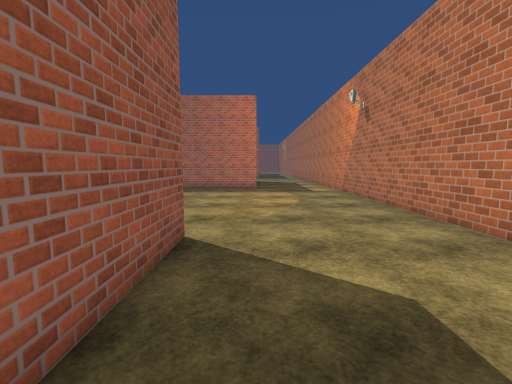
view 1 (above)

17 first-person views from a walk through a scene from a Unity 3-D project. The camera is 1.5 m above the floor, tilts 6° down and sees 90° across. The floor is counted in squares, 1 m on a side. Each view is taken from the middle of a square. On the plan, view 1 faces up. The plan holds only what a view shows up to about 13 squares ahead; the rest is blank. The place goes on beyond the plan. Some surface patterns are stand-ins.

view 2
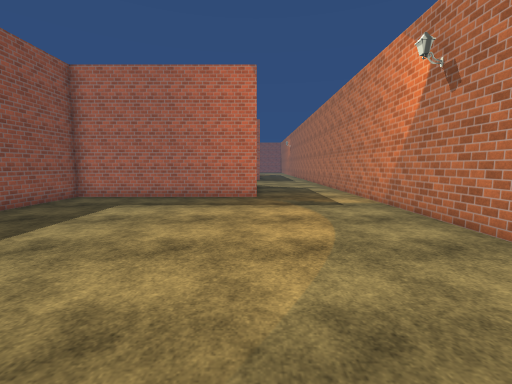

view 3
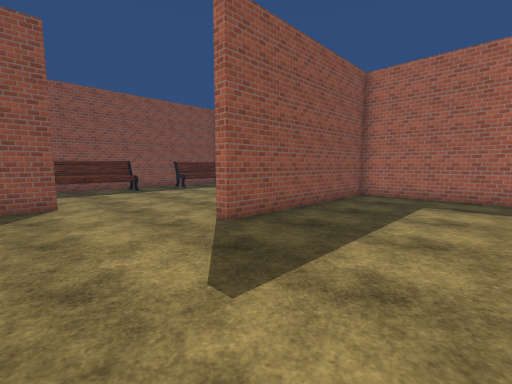

view 4
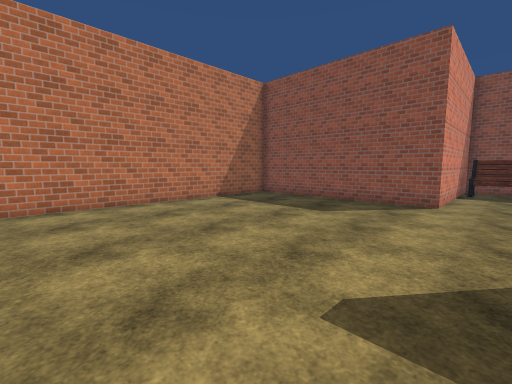

view 5
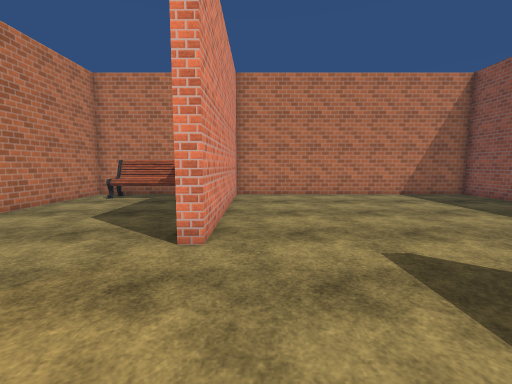

view 6
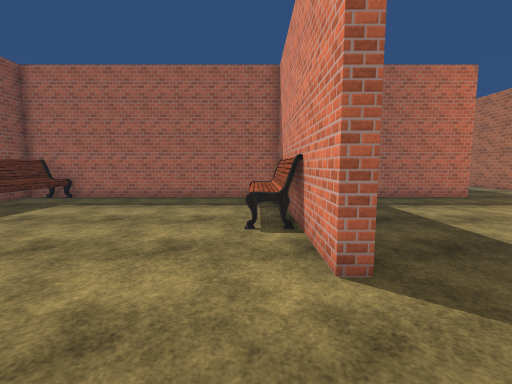

view 7
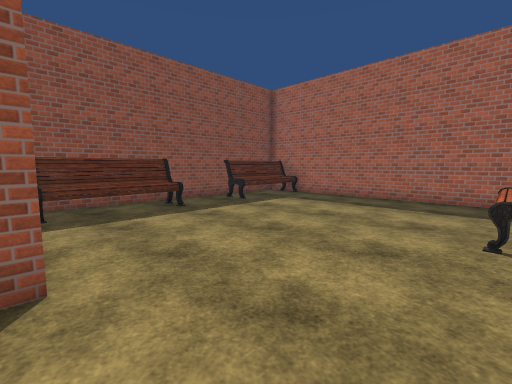

view 8
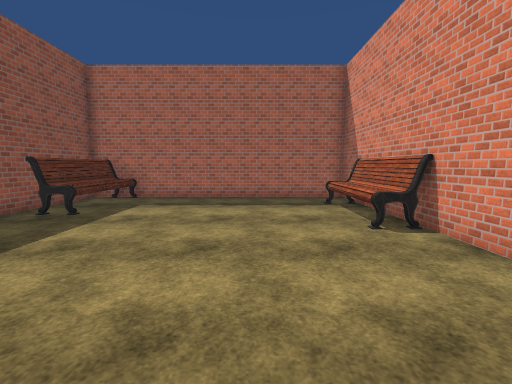

view 9
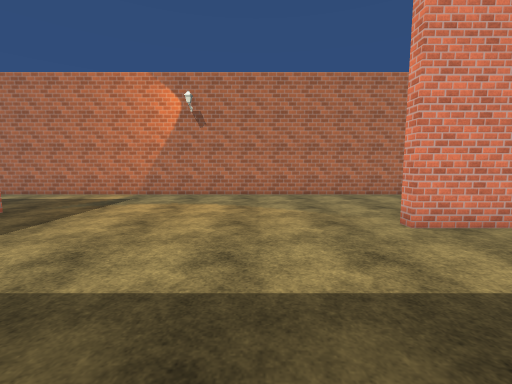

view 10
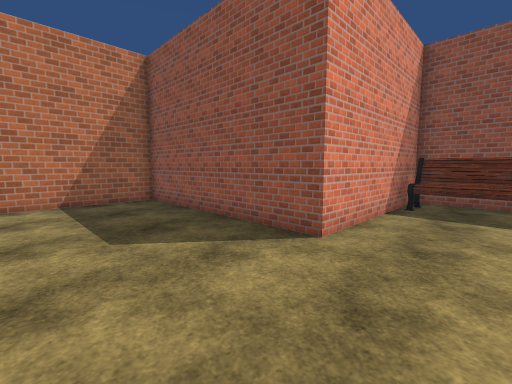

view 11
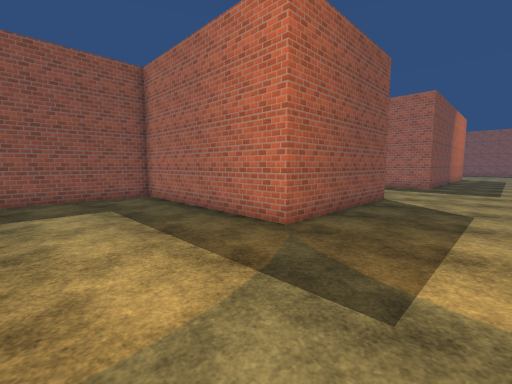

view 12
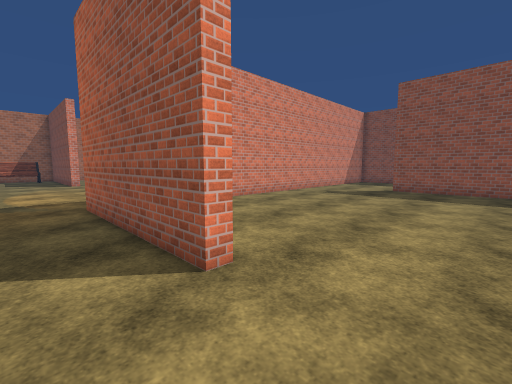

view 13
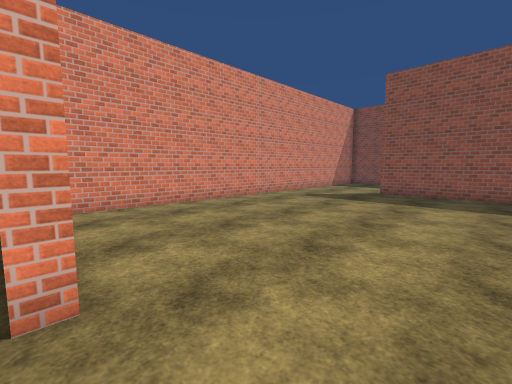

view 14
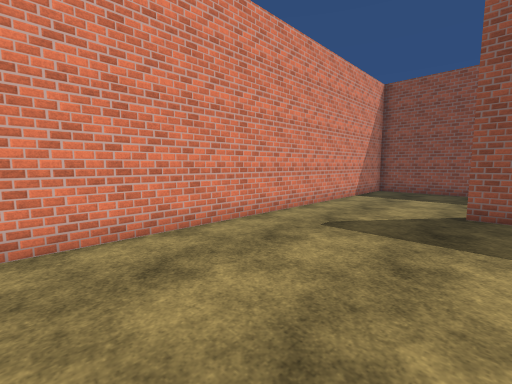

view 15
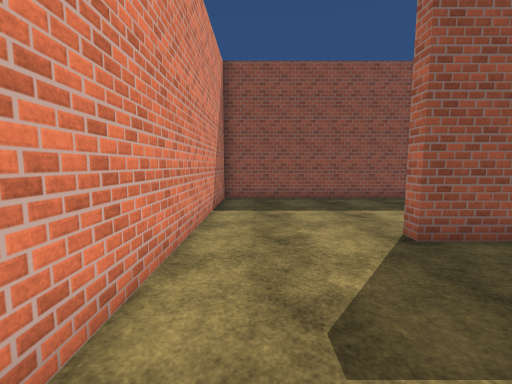

view 16
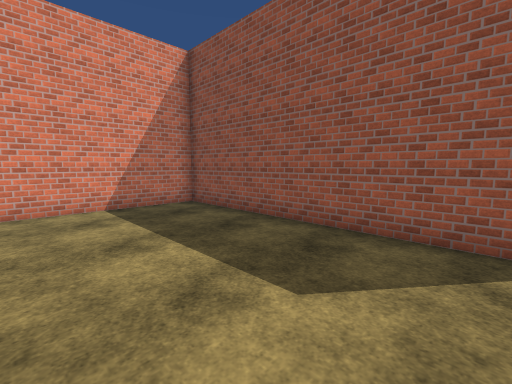

view 17
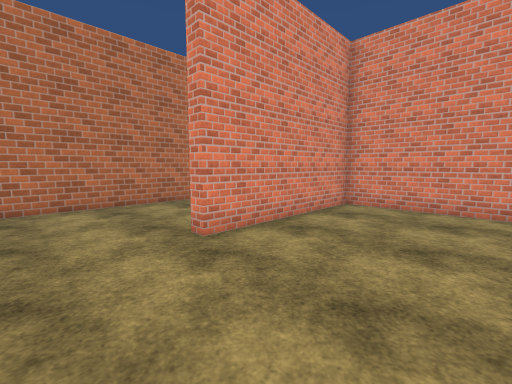

### Floor plan
Points are (right, up) in squares from view 1. A wall is a line through its corners. A room is listed if a view was taken in it or the views show most of it. See-through windows are left out.
Room 1 (views 1, 2, 3, 4, 5, 6, 7, 8, 9, 10, 11, 12, 13)
walls: (-8.4, 11.5) (-8.4, 8.3) (-8.9, 8.3) (-8.9, 11.5); (-8.9, 14.8) (-8.9, 17.1) (-20.6, 17.1) (-20.6, 5.3) (-13.7, 5.3) (-13.7, -3.1) (-2, -3.1) (-2, 5.3) (-1.5, 5.3) (-1.5, 1.4); (3.9, -3.1) (5, -3.1) (5, 27.1); (-0.5, 24) (0, 24) (0, 17.1) (-8.4, 17.1) (-8.4, 14.4)
ways out: opening at (0, 26) to room 2
objects: bench (-20, 6) to (-19, 9); bench (-20, 13) to (-19, 16); bench (-10, 11) to (-9, 15); bench (0, -2) to (3, -2)
Room 2 (views 14, 15, 16, 17)
walls: (-13.9, 27.1) (-13.9, 22.2) (-14.5, 22.2); (-20.6, 27.1) (-20.6, 17.6) (-0.5, 17.6) (-0.5, 24)
ways out: opening at (0, 26) to room 1

Where each view was taken, in squares from view 1:
view 1: 0 up, 0 right, facing up
view 2: 5 up, 0 right, facing up
view 3: 4 up, 3 left, facing up-left
view 4: 7 up, 3 left, facing down-left
view 5: 10 up, 3 left, facing down
view 6: 5 up, 10 left, facing up
view 7: 5 up, 10 left, facing up-left
view 8: 5 up, 13 left, facing up
view 9: 9 up, 8 left, facing right
view 10: 8 up, 9 left, facing down-left
view 11: 12 up, 4 right, facing up-left
view 12: 27 up, 2 right, facing down-left
view 13: 27 up, 0 right, facing down-left
view 14: 23 up, 5 left, facing down-left
view 15: 19 up, 9 left, facing left
view 16: 27 up, 15 left, facing down-left
view 17: 27 up, 5 left, facing down-right
